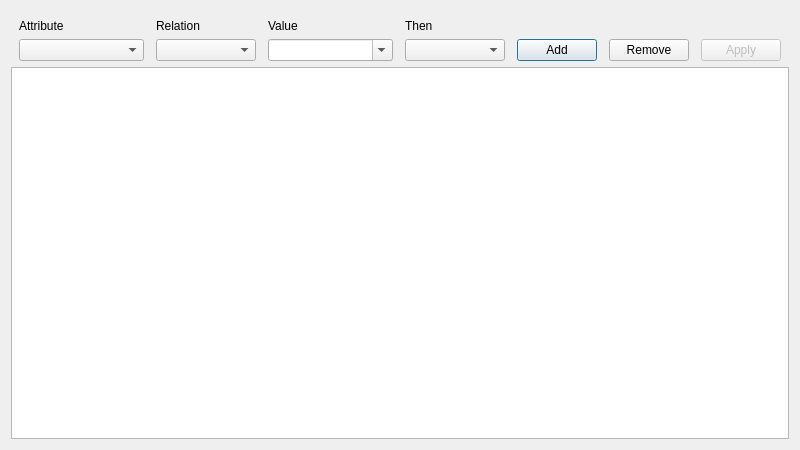
<?xml version="1.0" encoding="UTF-8"?>
<ui version="4.0">
 <class>FilterDialog</class>
 <widget class="QDialog" name="FilterDialog">
  <property name="windowModality">
   <enum>Qt::NonModal</enum>
  </property>
  <property name="geometry">
   <rect>
    <x>0</x>
    <y>0</y>
    <width>800</width>
    <height>450</height>
   </rect>
  </property>
  <property name="minimumSize">
   <size>
    <width>800</width>
    <height>400</height>
   </size>
  </property>
  <property name="contextMenuPolicy">
   <enum>Qt::NoContextMenu</enum>
  </property>
  <property name="windowTitle">
   <string>Event Filter</string>
  </property>
  <property name="modal">
   <bool>true</bool>
  </property>
  <layout class="QVBoxLayout" name="verticalLayout_2">
   <item>
    <layout class="QVBoxLayout" name="verticalLayout">
     <item>
      <layout class="QGridLayout" name="gridLayout" columnstretch="0,0,0,0,0,0,0">
       <property name="sizeConstraint">
        <enum>QLayout::SetDefaultConstraint</enum>
       </property>
       <property name="leftMargin">
        <number>8</number>
       </property>
       <property name="topMargin">
        <number>8</number>
       </property>
       <property name="rightMargin">
        <number>8</number>
       </property>
       <property name="horizontalSpacing">
        <number>12</number>
       </property>
       <item row="1" column="1">
        <widget class="QLabel" name="label_2">
         <property name="text">
          <string>Relation</string>
         </property>
        </widget>
       </item>
       <item row="1" column="0">
        <widget class="QLabel" name="label">
         <property name="text">
          <string>Attribute</string>
         </property>
        </widget>
       </item>
       <item row="2" column="1">
        <widget class="QComboBox" name="comboBox_relation">
         <property name="sizePolicy">
          <sizepolicy hsizetype="Fixed" vsizetype="Fixed">
           <horstretch>0</horstretch>
           <verstretch>0</verstretch>
          </sizepolicy>
         </property>
         <property name="minimumSize">
          <size>
           <width>100</width>
           <height>0</height>
          </size>
         </property>
        </widget>
       </item>
       <item row="1" column="2">
        <widget class="QLabel" name="label_3">
         <property name="text">
          <string>Value</string>
         </property>
        </widget>
       </item>
       <item row="1" column="3">
        <widget class="QLabel" name="label_4">
         <property name="text">
          <string>Then</string>
         </property>
        </widget>
       </item>
       <item row="2" column="2">
        <widget class="QComboBox" name="comboBox_value">
         <property name="editable">
          <bool>true</bool>
         </property>
        </widget>
       </item>
       <item row="2" column="3">
        <widget class="QComboBox" name="comboBox_action">
         <property name="sizePolicy">
          <sizepolicy hsizetype="Fixed" vsizetype="Fixed">
           <horstretch>0</horstretch>
           <verstretch>0</verstretch>
          </sizepolicy>
         </property>
         <property name="minimumSize">
          <size>
           <width>100</width>
           <height>0</height>
          </size>
         </property>
        </widget>
       </item>
       <item row="2" column="0">
        <widget class="QComboBox" name="comboBox_key"/>
       </item>
       <item row="2" column="4">
        <widget class="QPushButton" name="pushButton_add">
         <property name="sizePolicy">
          <sizepolicy hsizetype="Fixed" vsizetype="Fixed">
           <horstretch>0</horstretch>
           <verstretch>0</verstretch>
          </sizepolicy>
         </property>
         <property name="contextMenuPolicy">
          <enum>Qt::DefaultContextMenu</enum>
         </property>
         <property name="text">
          <string>Add</string>
         </property>
        </widget>
       </item>
       <item row="2" column="5">
        <widget class="QPushButton" name="pushButton_remove">
         <property name="sizePolicy">
          <sizepolicy hsizetype="Fixed" vsizetype="Fixed">
           <horstretch>0</horstretch>
           <verstretch>0</verstretch>
          </sizepolicy>
         </property>
         <property name="text">
          <string>Remove</string>
         </property>
        </widget>
       </item>
       <item row="2" column="6">
        <widget class="QPushButton" name="pushButton_apply">
         <property name="enabled">
          <bool>false</bool>
         </property>
         <property name="sizePolicy">
          <sizepolicy hsizetype="Fixed" vsizetype="Fixed">
           <horstretch>0</horstretch>
           <verstretch>0</verstretch>
          </sizepolicy>
         </property>
         <property name="text">
          <string>Apply</string>
         </property>
        </widget>
       </item>
      </layout>
     </item>
     <item>
      <widget class="QTableView" name="tableView_Filter">
       <property name="selectionMode">
        <enum>QAbstractItemView::SingleSelection</enum>
       </property>
       <property name="selectionBehavior">
        <enum>QAbstractItemView::SelectRows</enum>
       </property>
       <property name="verticalScrollMode">
        <enum>QAbstractItemView::ScrollPerItem</enum>
       </property>
       <property name="horizontalScrollMode">
        <enum>QAbstractItemView::ScrollPerPixel</enum>
       </property>
      </widget>
     </item>
    </layout>
   </item>
  </layout>
 </widget>
 <resources/>
 <connections/>
</ui>
